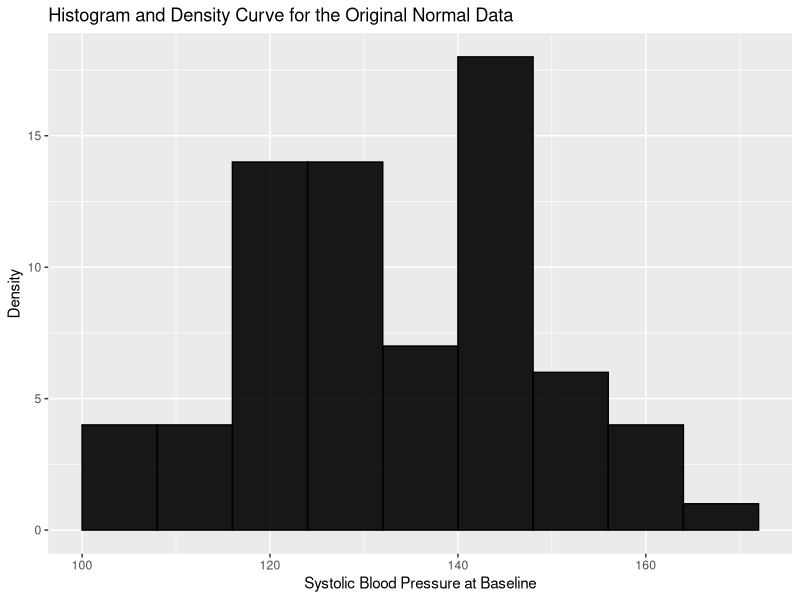
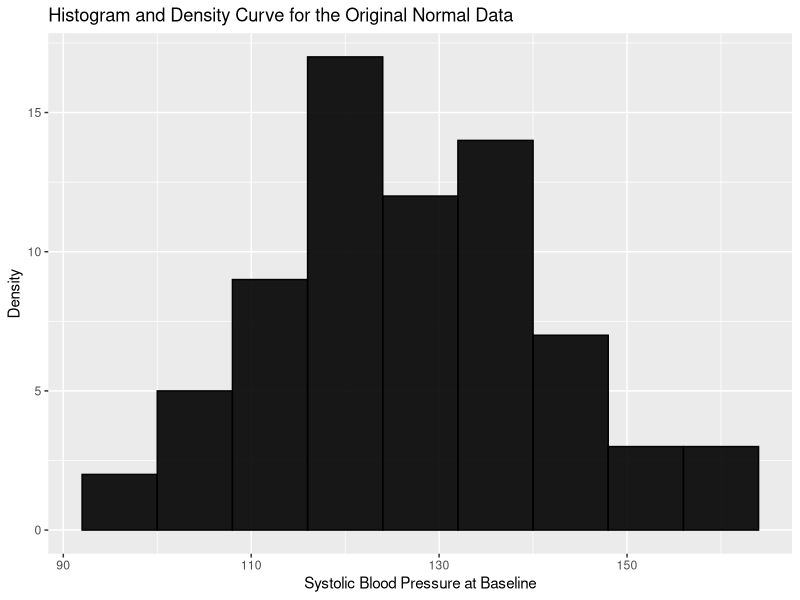

Here is the R script that generated these plots, in order:
## ---- chunk 1
knitr::opts_chunk$set(echo = TRUE)
## ---- chunk 2
library(tidyverse)

exercise_df =
  read_csv(
      "./data/exercise.csv")
## ---- chunk 3
#plot of intervention at baseline to examine normality
exercise_df %>%
  ggplot(aes(x = Systolic_PRE)) +
  geom_histogram(binwidth = 8, fill = "black", colour = "black", alpha = 0.9) +
  labs(
    x = "Systolic Blood Pressure at Baseline",
    y = "Density",
    title = "Histogram and Density Curve for the Original Normal Data") +
  scale_fill_viridis_d("") +
  theme(legend.position = "none")
## ---- chunk 4
#plot of intervention at endline to examine normality
exercise_df %>%
  ggplot(aes(x = Systolic_POST)) +
  geom_histogram(binwidth = 8, fill = "black", colour = "black", alpha = 0.9) +
  labs(
    x = "Systolic Blood Pressure at Baseline",
    y = "Density",
    title = "Histogram and Density Curve for the Original Normal Data") +
  scale_fill_viridis_d("") +
  theme(legend.position = "none")
